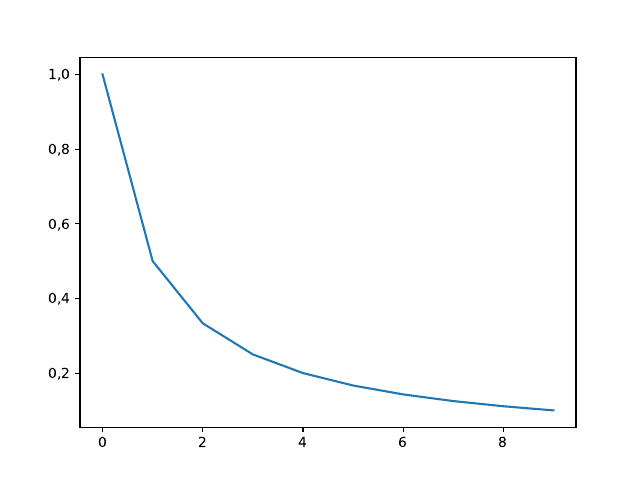

This chart was generated by the following Python code:
import matplotlib.pyplot as plt
import matplotlib.ticker as tkr 

def func(x, pos): # formatter
  s1 = '{:1.1f}'.format(x)
  s2 = s1.replace('.',',')
  return s2
y_frmt = tkr.FuncFormatter(func)

t = [k for k in range(10)]
y = [1/(k+1) for k in t]
fig, ax = plt.subplots()
p1 = ax.plot(t, y)
ax.yaxis.set_major_formatter(y_frmt)
plt.savefig('kommastattpunkt.pdf')
